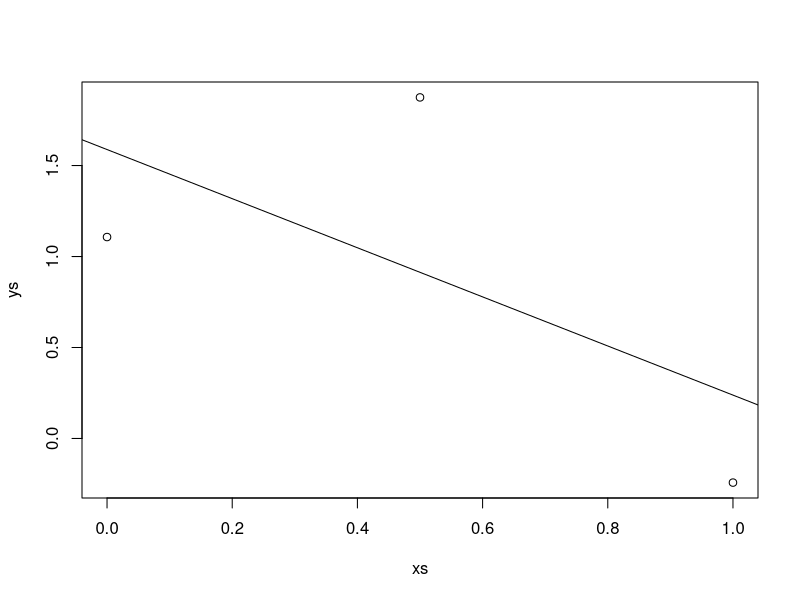
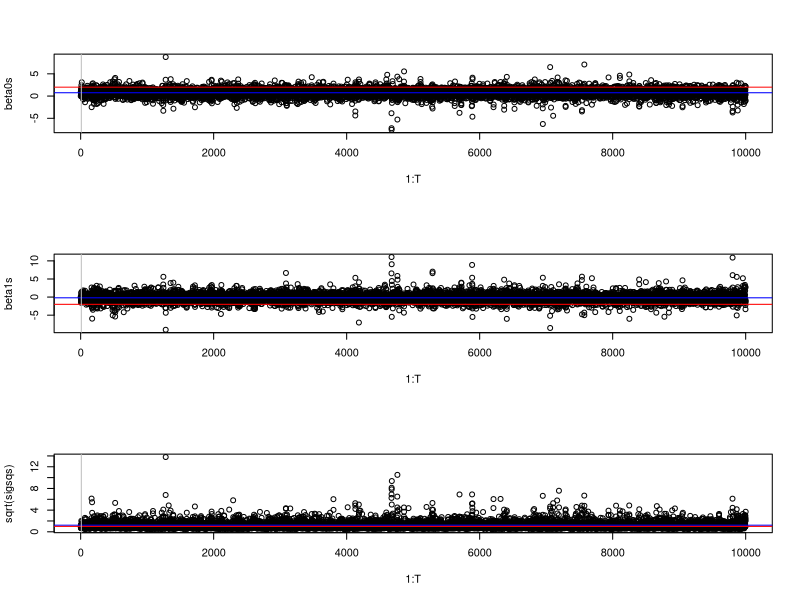
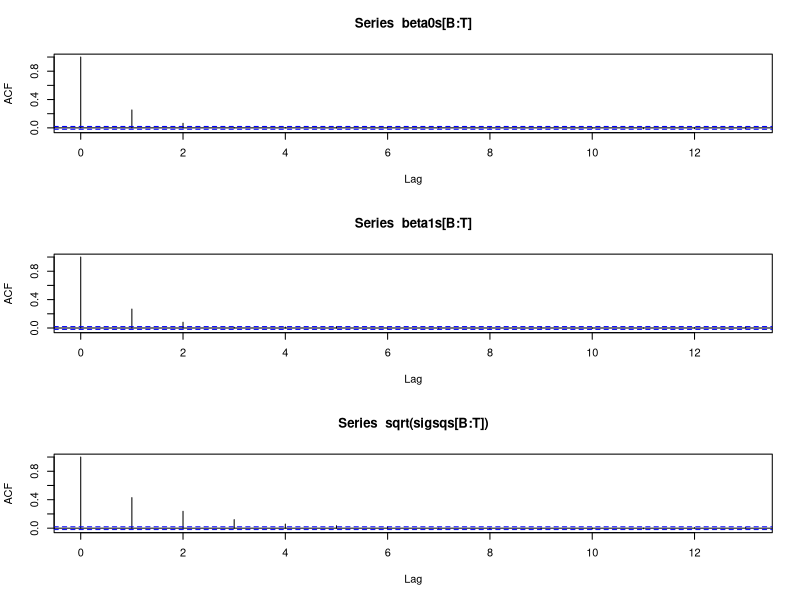
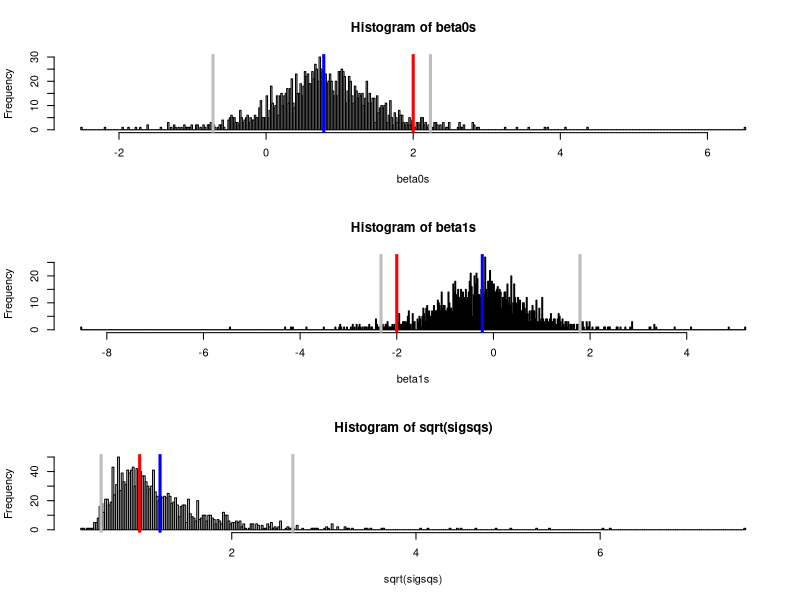

Write the R code that produced these figures, in order.
options(repos = structure(c(CRAN = "http://cran.revolutionanalytics.com/"))); tryCatch(library(MCMCpack), error = function(e){install.packages("MCMCpack")}, finally = library(MCMCpack))

#hyperparams
m = 1
n_0 = 1
sigsq_0 = 1


#data
n = 3
true_beta0 = 2
true_beta1 = -2
true_sigsq = 1
xs = seq(0, 1, length.out = n)
ys = true_beta0 + true_beta1 * xs + rnorm(n, 0, sqrt(true_sigsq))
plot(xs, ys)
mod = lm(ys ~ xs)
coef(mod)
abline(a = coef(mod)[1], b = coef(mod)[2])
#plot

#statistics of data (for speed)
sumx = sum(xs)
sumy = sum(ys)
sumxy = sum(xs * ys)
sumxsq = sum(xs^2)
n_plus_m = n + m
sumxsq_plus_m = sumxsq + m

#chains
T = 10000
beta0s = array(NA, T)
beta1s = array(NA, T)
sigsqs = array(NA, T)
#start vals
beta0s[1] = 0
beta1s[1] = 0
sigsqs[1] = 1

for (t in 2 : T){
	sigsq = sigsqs[t - 1]
	beta1 = beta1s[t - 1]
	
	#sample beta_0 first
	beta0 = rnorm(1, (sumy - sumx * beta1) / n_plus_m, sqrt(sigsq / n_plus_m))
	
	#now sample beta_1
	beta1 = rnorm(1, (sumxy - sumx * beta0) / sumxsq_plus_m, sqrt(sigsq / sumxsq_plus_m))
	
	#now sample sigsq
	sigsq = rinvgamma(1, (n + n_0) / 2 + 1, (sum((ys - beta0 - beta1 * xs)^2) + m * (beta0^2 + beta1^2) + n_0 * sigsq_0) / 2)
	
	#record
	beta0s[t] = beta0
	beta1s[t] = beta1
	sigsqs[t] = sigsq
}


###assess convergence
B = 10
par(mfrow = c(3, 1))

plot(1 : T, beta0s)
abline(h = mean(beta0s[B : T]), col = "blue")
abline(h = true_beta0, col = "red")
abline(v = B, col = "grey")

plot(1 : T, beta1s)
abline(h = mean(beta1s[B : T]), col = "blue")
abline(h = true_beta1, col = "red")
abline(v = B, col = "grey")

plot(1 : T, sqrt(sigsqs))
abline(h = mean(sqrt(sigsqs[B : T])), col = "blue")
abline(h = sqrt(true_sigsq), col = "red")
abline(v = B, col = "grey")
#plot

##assess autocorrelation

par(mfrow = c(3, 1))

acf(beta0s[B : T], xlim = c(0, 13))
acf(beta1s[B : T], xlim = c(0, 13))
acf(sqrt(sigsqs[B : T]), xlim = c(0, 13))
#plot

#burn and thin
beta0s = beta0s[B : T]
beta0s = beta0s[seq(1, T - B, by = 6)]
beta1s = beta1s[B : T]
beta1s = beta1s[seq(1, T - B, by = 6)]
sigsqs = sigsqs[B : T]
sigsqs = sigsqs[seq(1, T - B, by = 6)]


#look at posteriors with post-exp at 95% CI
par(mfrow = c(3, 1))


hist(beta0s, br = 500)
abline(v = mean(beta0s), col = "blue", lwd = 3)
abline(v = quantile(beta0s, 0.025), col = "grey", lwd = 3)
abline(v = quantile(beta0s, 0.975), col = "grey", lwd = 3)
abline(v = true_beta0, col = "red", lwd = 3)

hist(beta1s, br = 500)
abline(v = mean(beta1s), col = "blue", lwd = 3)
abline(v = quantile(beta1s, 0.025), col = "grey", lwd = 3)
abline(v = quantile(beta1s, 0.975), col = "grey", lwd = 3)
abline(v = true_beta1, col = "red", lwd = 3)

hist(sqrt(sigsqs), br = 500)
abline(v = sqrt(true_sigsq), col = "red", lwd = 3)
abline(v = mean(sqrt(sigsqs)), col = "blue", lwd = 3)
abline(v = quantile(sqrt(sigsqs), 0.025), col = "grey", lwd = 3)
abline(v = quantile(sqrt(sigsqs), 0.975), col = "grey", lwd = 3)
#plot
